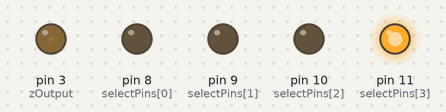
The sketch below on a simulated Arduino Uno, built with avr-gcc and run on an emulated ATmega328P. On the bench: output pins drawn as LEDs (lit = HIGH).

Above: at 0.05 s.
At 0.75 s:
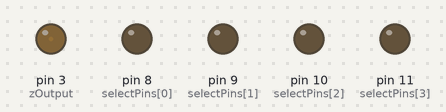
At 1.45 s:
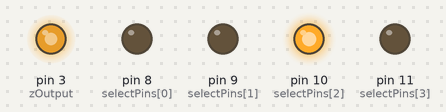
Timing chart, 0 to 3.5 s (numbered marks = the images above):
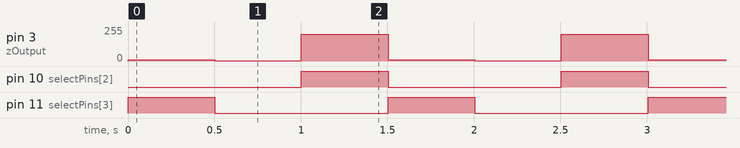

Measured:
- by itself, pin 3 (zOutput): repeats every 1.5 s: 2/255 0.50 s, 200/255 0.50 s, 10/255 0.50 s
- by itself, pin 10 (selectPins[2]), pin 11 (selectPins[3]): alternates HIGH for 0.50 s and LOW for 1.0 s

The sketch:

LedsConMultiplexor_original.ino
```cpp
/******************************************************************************
Mux_Analog_Output
SparkFun Multiplexer Output Example
Jim Lindblom @ SparkFun Electronics
August 15, 2016
https://github.com/sparkfun/74HC4051_8-Channel_Mux_Breakout

This sketch demonstrates how to use the SparkFun Multiplexer
Breakout - 8 Channel (74HC4051) to drive eight outputs using
four digital pins.

Hardware Hookup:
Mux Breakout ----------- Arduino
     S0 ------------------- 8
     S1 ------------------- 9
     S2 ------------------- 10
     S3 ------------------- 11
     Z -------------------- 3
    VCC ------------------- 5V
    GND ------------------- GND
    (VEE should be connected to GND)

Development environment specifics:
Arduino 1.6.9
SparkFun Multiplexer Breakout - 8-Channel(74HC4051) v10
(https://www.sparkfun.com/products/13906)
******************************************************************************/
/////////////////////
// Pin Definitions //
/////////////////////
const int selectPins[4] = {8, 9, 10, 11}; // S0~8, S1~9, S2~10, S2~11
const int zOutput = 3; // Connect common (Z) to 3 (PWM-capable)

const int LED_ON_TIME = 500; // Each LED is on 0.5s
const int DELAY_TIME = ((float)LED_ON_TIME/512.0)*1000;

int a=0;

void setup()
{
  // Set up the select pins, as outputs
  for (int i=0; i<4; i++)
  {
    pinMode(selectPins[i], OUTPUT);
    digitalWrite(selectPins[i], LOW);
  }
  pinMode(zOutput, OUTPUT); // Set up Z as an output
}

void loop()
{

  if(a==0){
  selectMuxPin(8);
  analogWrite(zOutput, 10);
  delayMicroseconds(DELAY_TIME);
  }else if(a==1){
  selectMuxPin(0);
  analogWrite(zOutput, 2);
  delayMicroseconds(DELAY_TIME);
  }else if(a==2){
  selectMuxPin(4);
  analogWrite(zOutput, 200);
  delayMicroseconds(DELAY_TIME);
  }
  delay(500);
  a++;
  if(a>2){
    a=0;
  }

}


// The selectMuxPin function sets the S0, S1, S2 and S3 pins
// accordingly, given a pin from 0-15.
void selectMuxPin(byte pin)
{
  if (pin > 15) return; // Exit if pin is out of scope
  for (int i=0; i<4; i++)
  {
    if (pin & (1<<i))
      digitalWrite(selectPins[i], HIGH);
    else
      digitalWrite(selectPins[i], LOW);
  }
}
```
